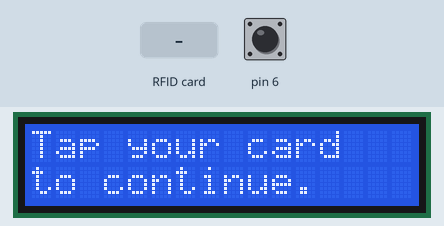
A sketch run on a simulated Arduino Uno, built with avr-gcc and run on an emulated ATmega328P. On the bench: 16×2 character LCD. Inputs (shaded band) come from the test bench; at power-on: pin 6 HIGH. No radio packets arrive unless stated.

Above: at 1.4 s.
1.5 s: RFID card 2E D2 2F 03 held to the reader
At 2.0 s:
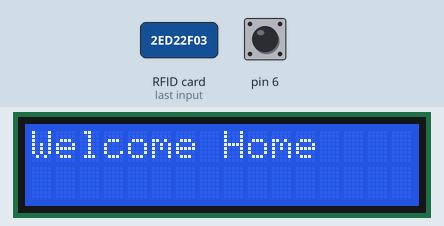
4.5 s: RFID card 5E 7A 19 C4 held to the reader
At 5.0 s:
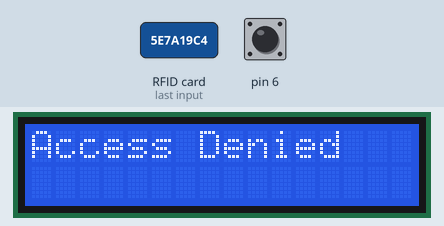
Timing chart, 0 to 7.5 s (numbered marks = the images above; inputs shaded):
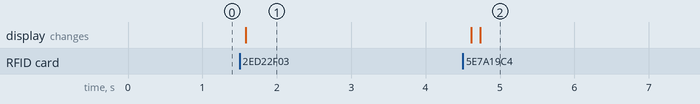

Measured:
- after the input at 1.5 s, the display: changes after 0.08 s (image 1)
- after the input at 4.5 s, the display: first differs from a run without the input after 0.24 s (image 2)

The sketch:

calhacksmain.ino
```cpp
//Liquid Crystal LCD
#include <Arduino.h>
#include <LiquidCrystal_I2C.h>
#include "printf.h"

LiquidCrystal_I2C lcd(0x27,16,2);

//RF Transmitter:
#include <SPI.h>
#include <nRF24L01.h>
#include <RF24.h>

const int radioCSPin = 10;
RF24 radio(2, radioCSPin); // CE, CSN
const byte address[6] = "00005";

//RFID Scanner
#include <MFRC522.h>
const int rfidCSPin = 4;
MFRC522 mfrc522(rfidCSPin, 3); //CS, RST

String ids[] = {"2E D2 2F 03","","","","","","","","","","","","","","","","","","","","","","","",""};

void lcdStart() {
  lcd.init();
  lcd.backlight();
  lcd.begin(16,2);
}

void message(String line1, String line2) {
  lcd.clear();
  lcd.setCursor(0, 0);
  lcd.print(line1);
  lcd.setCursor(0, 1);
  lcd.print(line2);
}

void startTransmitter() {
  radio.begin();
  radio.openWritingPipe(address);
  radio.setPALevel(RF24_PA_MIN);
  radio.stopListening();
}

void transmit(String data) {
  const char* text = data.c_str();
  radio.write(text, strlen(text) + 1);
}

bool isClient(String element) {
  int numElements = sizeof(ids) / sizeof(ids[0]);
  for (int i = 0; i < numElements; i++) {
    if (ids[i] == element.substring(1)) {
      return true;
    }
  }
  return false;
}

String rfidScanLite() {
  if ( ! mfrc522.PICC_IsNewCardPresent())
  {
    return "Default";
  }
  if ( ! mfrc522.PICC_ReadCardSerial())
  {
    return "Default";
  }

  String content= "";
  for (byte i = 0; i < mfrc522.uid.size; i++)
  {
    content.concat(String(mfrc522.uid.uidByte[i] < 0x10 ? " 0" : " "));
    content.concat(String(mfrc522.uid.uidByte[i], HEX));
  }
  content.toUpperCase();
  if (isClient(content)) {
    return "Success";
  }
  else {
    return "Failure";
  }
}

void addNewCard() {
  delay(2000);
  String data = "Default";
  while(data == "Default") {
    data = rfidScanLite();
  }
  String content= "";
  for (byte i = 0; i < mfrc522.uid.size; i++)
  {
    content.concat(String(mfrc522.uid.uidByte[i] < 0x10 ? " 0" : " "));
    content.concat(String(mfrc522.uid.uidByte[i], HEX));
  }
  content.toUpperCase();
  int numElements = sizeof(ids) / sizeof(ids[0]);
  for (int i = 0; i < numElements; i++) {
    if (ids[i] == "") {
      ids[i] = content.substring(1);
      message("New Card Added","");
      break;
    }
    message("New Card failed", "to add");
  }
}

String rfidScan(bool newCard) {
  if ( ! mfrc522.PICC_IsNewCardPresent())
  {
    return "Default";
  }
  if ( ! mfrc522.PICC_ReadCardSerial())
  {
    return "Default";
  }

  String content= "";
  for (byte i = 0; i < mfrc522.uid.size; i++)
  {
    content.concat(String(mfrc522.uid.uidByte[i] < 0x10 ? " 0" : " "));
    content.concat(String(mfrc522.uid.uidByte[i], HEX));
  }
  content.toUpperCase();
  if (newCard) {
    if (isClient(content)) {
      message("Tap New Card to","Register Card");
      addNewCard();
      return "Default";
    }
    else {
      message("You do not have"," this permission");
      return "Default";
    }
  }
  else {
    if (isClient(content)) {
      message("Welcome Home","");
      return "Success";
    }
    else {
      message("Access Denied","");
      return "Failure";
    }
  }
}


void setup() {
  Serial.begin(9600);
  SPI.begin();
  pinMode(radioCSPin, OUTPUT);
  pinMode(rfidCSPin, OUTPUT);
  pinMode(6, INPUT_PULLUP);
  digitalWrite(radioCSPin, HIGH);
  digitalWrite(rfidCSPin, LOW);

  mfrc522.PCD_Init();
  startTransmitter();
  lcdStart();

  message("Tap your card", "to continue.");
  //printf_begin();
  //radio.printDetails();
}

void loop() {
  digitalWrite(rfidCSPin, LOW);    // Enable RFID
  digitalWrite(radioCSPin, HIGH);  // Disable RF24
  delay(100);

  String msg;
  if(digitalRead(6) == 0) {
    rfidScan(true);
  }
  else {
    msg = rfidScan(false);
  }

  digitalWrite(rfidCSPin, HIGH);   // Disable RFID
  digitalWrite(radioCSPin, LOW);   // Enable RF24

  if (msg != "Default") {
    transmit(msg);
    delay(3000);
    message("Tap your card", "to continue.");
  }
}
```
